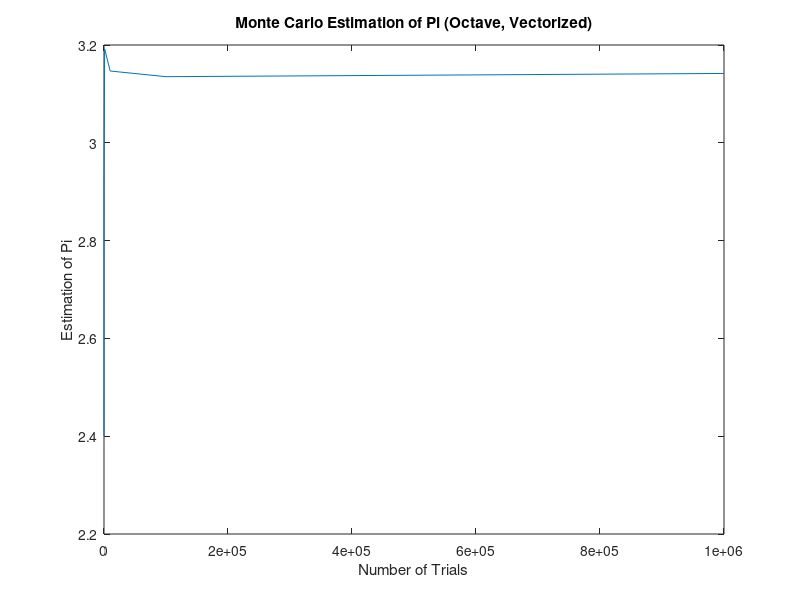

Source code (MATLAB):
% MonteCarlo Pi
clear;

rand("seed",5757);

NTrials = [10; 10^2; 10^3; 10^4; 10^5; 10^6];
Ncases = numel(NTrials);
PiEst = zeros(Ncases,1);

for i =1:Ncases 
  x=rand(NTrials(i),1);
  y=rand(NTrials(i),1);
  Rcount=sum(x.^2+y.^2<=1);
  PiEst(i) = 4*Rcount/NTrials(i); 
end

dlmwrite("MCPi_octave_vector.txt",[NTrials,PiEst]);

hf = figure();
plot(NTrials',PiEst')
title("Monte Carlo Estimation of Pi (Octave, Vectorized)");
xlabel("Number of Trials");
ylabel("Estimation of Pi");
print(hf,"MCPi_octave_vector.pdf");
